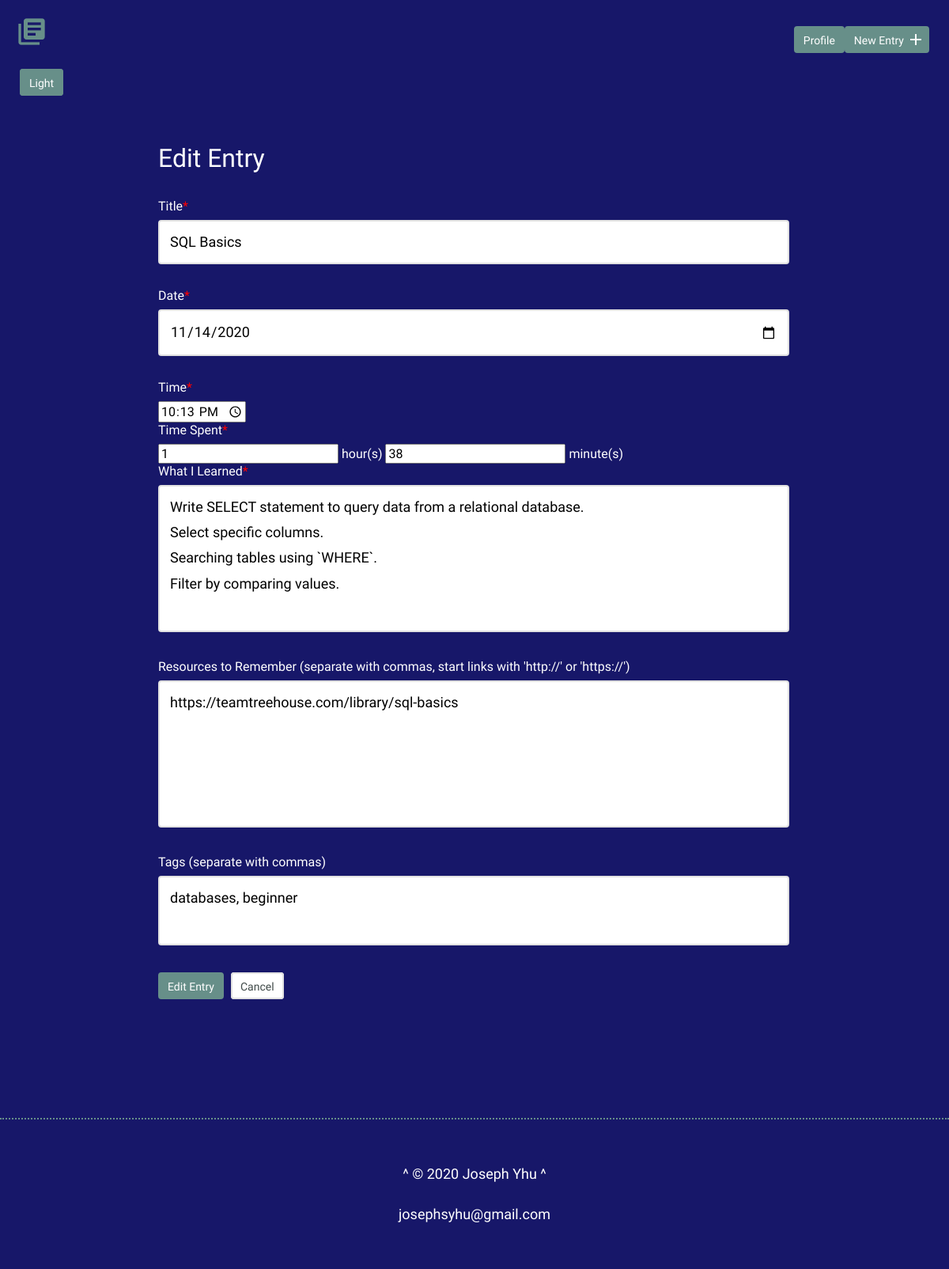
The page /edit.php?id=52 on the database its author committed.
### tables this page shows
CREATE TABLE "entries" (
	"id"	INTEGER NOT NULL PRIMARY KEY AUTOINCREMENT,
	"title"	TEXT NOT NULL,
	"date"	TEXT NOT NULL,
	"time"	TEXT NOT NULL,
	"time_spent_h"	INTEGER NOT NULL,
	"time_spent_m"	INTEGER NOT NULL,
	"learned"	BLOB NOT NULL,
	"resources"	BLOB
);

### inc/functions.php (called while the page is built, shortened)
<?php
function get_tags($entry_id) {
    include 'connection.php';
    $sql = 'SELECT tag FROM tags ';
    $sql .= 'JOIN entry_tag ON tags.id = entry_tag.tag_id ';
    $sql .= 'JOIN entries ON entry_tag.entry_id = entries.id ';
    $sql .= 'WHERE entries.id = :entry_id';
    try {
        $results = $db->prepare($sql);
        $results->bindValue('entry_id', $entry_id, PDO::PARAM_INT);
        $results->execute();
    } catch (Exception $e) {
        echo "Error: " . $e->getMessage() . "<br>";
        return array();
    }
    return $results->fetchAll(PDO::FETCH_COLUMN, 0);
}
function get_entry($entry_id) {
    include 'connection.php';
    $sql = "SELECT * FROM entries WHERE id = :id";
    try {
        $results = $db->prepare($sql);
        $results->bindValue('id', $entry_id, PDO::PARAM_INT);
        $results->execute();
    } catch (Exception $e) {
        echo "Error: " . $e->getMessage() . "<br>";
        return false;
    }
    return $results->fetch();
}

### edit.php (the view, shortened to what this page needs)
<?php
require 'inc/functions.php';
$id = filter_input(INPUT_GET, 'id', FILTER_SANITIZE_NUMBER_INT);
$item = get_entry($id);
include 'inc/header.php';
?>
    <section>
      <div class="container">
        <a href="edit_l.php?id=<?php echo $id; ?>" class="button">Light</a>
        <div class="edit-entry">
          <h2>Edit Entry</h2>
          <form method="post">
            <label for="title">Title<span style="color:red">*</span></label>
            <input id="title" type="text" name="title" value="<?php echo $item['title']; ?>" required><br>
            <label for="date">Date<span style="color:red">*</span></label>
            <input id="date" type="date" name="date" value="<?php echo $item['date']; ?>" required><br>
            <label for"time">Time<span style="color:red">*</span></label>
            <input id="time" type="time" name="time" value="<?php echo $item['time']; ?>" required></br>
            <label for="time-spent">Time Spent<span style="color:red">*</span></label>
            <input id="time-spent" type="number" name="timeSpentH" value="<?php echo $item['time_spent_h']; ?>" required> hour(s)
            <input id="time-spent" type="number" name="timeSpentM" value="<?php echo $item['time_spent_m']; ?>" required> minute(s)
            <label for="what-i-learned">What I Learned<span style="color:red">*</span></label>
            <textarea id="what-i-learned" rows="5" name="whatILearned" required><?php echo $item['learned']; ?></textarea>
            <label for="resources-to-remember">Resources to Remember (separate with commas, start links with 'http://' or 'https://')</label>
            <textarea id="resources-to-remember" rows="5" name="ResourcesToRemember"><?php echo $item['resources']; ?></textarea>
            <label for="tags">Tags (separate with commas)</label>
            <textarea id='tags' rows='2' name='tags'><?php echo implode(', ', get_tags($id)); ?></textarea>
            <input type="submit" value="Edit Entry" class="button">
            <a href="index.php" class="button button-secondary">Cancel</a>
          </form>
        </div>
      </div>
    </section>
<?php include 'inc/footer.php'; ?>

### css/site.css (style rules this page uses)
body { font-size: 16px; font-family: 'Cousine', serif; font-weight: 400; color: #fff; background-color: #171769; }
.container { margin: 0 auto; padding: 0 25px; }
a { text-decoration: none; color: #fff; }
.button { padding: 8px 10px 6px 10px; background: #678f89; border: 2px solid #678f89; border-radius: 4px; text-decoration: none; color: #fff; position: relative; text-align: center; font-size: 14px; }
.button.button-secondary { background: #fff; border: 2px solid #e1e1e1; color: #404a49; }
h1, h2, h3 { margin: 0; font-weight: 400; line-height: 1em; color: #fff; }
h2 { font-size: 32px; }
.entry-list, .edit-entry, .new-entry { max-width: 800px; margin: 0 auto; padding: 70px 0 150px 0; }
.edit-entry h2, .new-entry h2 { margin-bottom: 35px; }
form label { display: block; margin-bottom: 8px; }
form input, form select, form textarea { color: #000; }
form input[type=text], form input[type=date], form textarea { border: 2px solid #e1e1e1; font-size: 18px; line-height: 1.8em; padding:10px 13px; margin-bottom: 30px; border-radius: 4px; width: calc(100% - 32px); }
.edit-entry form textarea, .new-entry form textarea { resize: none; }
input[type=submit] { margin-right: 5px; }

### rows shown on the page
entries: title "SQL Basics", date "11/14/2020", time "22:13", timeSpentH "1", timeSpentM "38", whatILearned "Write SELECT statement to query data from a relational database. Select specific columns. Searching tables using `WHERE`. Filter by comparing values.", ResourcesToRemember "https://teamtreehouse.com/library/sql-basics"
